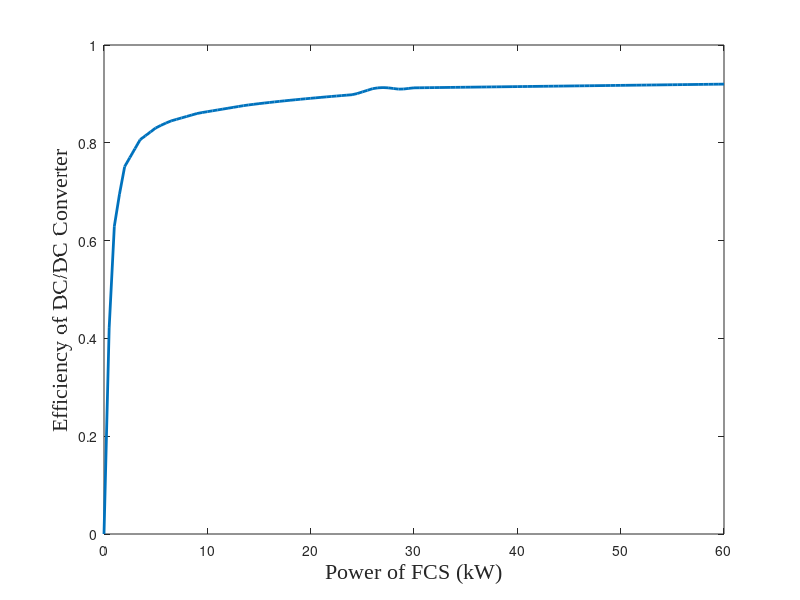

Source code (MATLAB):
clear;
P_FC=[60.1, 56.9, 50.7, 46.0, 40.8, 35.6, 30.1, 24.3, 18.7, 12.9, 0];
P_FCE=[50.2, 48.1, 43.4, 39.6, 35.3, 31.1, 26.8, 21.8, 16.9, 11.8,0]; %kW
H2_consumption=[60.2, 55.0, 47.7, 42.3, 37.0, 31.8, 26.5, 21.1, 16.0, 10.5,0]; % g/min
FCE_eff=[41.69, 43.73, 45.49, 46.81, 47.70, 48.90, 50.57, 51.6, 52.81, 56.19,0];
FCE_eff=0.01*FCE_eff;

P_fc = 0:0.5:60;
P_fce=zeros(size(P_fc));
h2_consumption=zeros(size(P_fc));
fce_eff=zeros(size(P_fc));
n=max(size(P_fc));

for i = 1:n
    P_fce(i)=interp1(P_FC, P_FCE,P_fc(i),'cubic','extrap');
    h2_consumption(i)=interp1(P_FC, H2_consumption,P_fc(i),'cubic','extrap');
    fce_eff(i)=interp1(P_FC, FCE_eff,P_fc(i),'cubic','extrap');
end
% plot(P_fc, P_fce)

% plot(P_fc, h2_consumption)
% plot(P_fc, fce_eff)
%%
% xlabel('Power of FCS (kW)','FontName','Times New Roman','FontSize',16)
% yyaxis left
% plot(P_fc, fce_eff,'r:','LineWidth',2)
% ylim([0,0.6])
% ylabel('Efficiency','FontName','Times New Roman','FontSize',16)
% 
% yyaxis right
% plot(P_fc, h2_consumption/60,'b--','LineWidth',2)
% ylim([0,1.1])
% ylabel('H_{2} Consumption (g/s)','FontName','Times New Roman','FontSize',16)
% 
% legend('Fuel Efficiency', 'Fuel Consumption Rate','FontName','Times New Roman','FontSize',16)

%%
load('P_DCDC.mat')
load('DCDC_eff.mat')
e_dcdc=zeros(size(P_fc));
for i =1:n
    e_dcdc(i)=interp1(P_DCDC, DCDC_eff,P_fc(i),'linear');
end
plot(P_fc,e_dcdc,'LineWidth',2)
xlabel('Power of FCS (kW)','FontName','Times New Roman','FontSize',16)
ylabel('Efficiency of DC/DC Converter','FontName','Times New Roman','FontSize',16)
